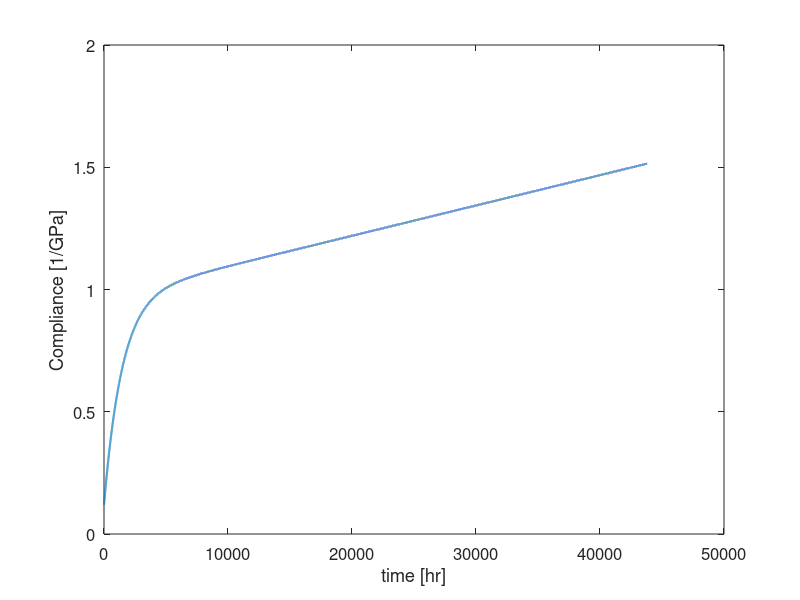

The MATLAB source for this figure:
% Ef = 240e9;
% Em = 2.419e9;
% f = 0.72;
% 
% E11 = f*Ef + (1-f)*Em;
% E22 = (f/Ef + (1-f)/Em)^-1;

t = linspace(1,5*8760,5*8760);

mstiff = [1.7348e11, 8.4e9, 1.173e9, 8.063e13, 1.715e12, 0.3];

Em = mstiff(2);
Ek = mstiff(3);
nu_m = mstiff(4);
nu_k = mstiff(5);

tau = nu_k/Ek;
expo = -t/tau;

% s(1) = 1/mstiff(1); % fiber direction
s = 1/Em + (1/Ek)*(1-exp(expo)) + t/nu_m; % transverse
% s(4) = (1 + mstiff(6)) / mstiff(1); % shear
% s(5:6) = mstiff(6); %poisons ratio

plot(t,s*10^9, 'LineWidth', 1.5)
xlabel('time [hr]')
ylabel('Compliance [1/GPa]')
set(gca,'FontSize',12)